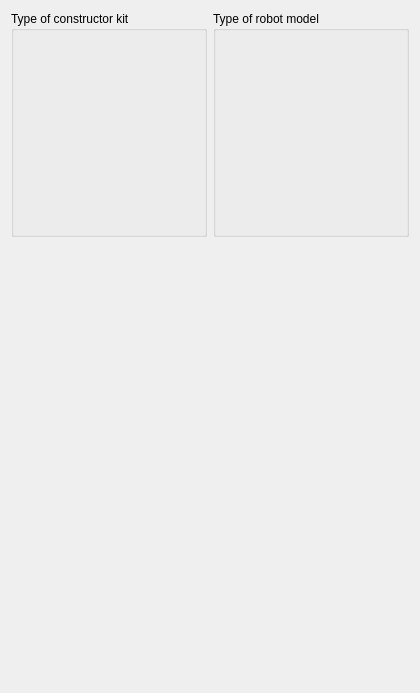
<?xml version="1.0" encoding="UTF-8"?>
<ui version="4.0">
 <class>PreferencesRobotSettingsPage</class>
 <widget class="QWidget" name="PreferencesRobotSettingsPage">
  <property name="geometry">
   <rect>
    <x>0</x>
    <y>0</y>
    <width>420</width>
    <height>693</height>
   </rect>
  </property>
  <layout class="QGridLayout" name="gridLayout">
   <item row="0" column="1">
    <widget class="QGroupBox" name="typeOfModelGroupBox">
     <property name="title">
      <string>Type of robot model</string>
     </property>
     <layout class="QVBoxLayout" name="verticalLayout_3">
      <item>
       <spacer name="typeOfModelVerticalSpacer">
        <property name="orientation">
         <enum>Qt::Vertical</enum>
        </property>
        <property name="sizeHint" stdset="0">
         <size>
          <width>20</width>
          <height>185</height>
         </size>
        </property>
       </spacer>
      </item>
     </layout>
    </widget>
   </item>
   <item row="0" column="0">
    <widget class="QGroupBox" name="constructorKitGroupBox">
     <property name="title">
      <string>Type of constructor kit</string>
     </property>
     <layout class="QVBoxLayout" name="verticalLayout_2">
      <item>
       <spacer name="constructorKitVerticalSpacer">
        <property name="orientation">
         <enum>Qt::Vertical</enum>
        </property>
        <property name="sizeHint" stdset="0">
         <size>
          <width>20</width>
          <height>40</height>
         </size>
        </property>
       </spacer>
      </item>
     </layout>
    </widget>
   </item>
   <item row="3" column="0" colspan="2">
    <spacer name="verticalSpacer">
     <property name="orientation">
      <enum>Qt::Vertical</enum>
     </property>
     <property name="sizeHint" stdset="0">
      <size>
       <width>20</width>
       <height>40</height>
      </size>
     </property>
    </spacer>
   </item>
   <item row="1" column="0" colspan="2">
    <widget class="QFrame" name="settingsExtensionFrame">
     <layout class="QVBoxLayout" name="verticalLayout">
      <item>
       <spacer name="settingsExtensionVerticalSpacer">
        <property name="orientation">
         <enum>Qt::Vertical</enum>
        </property>
        <property name="sizeHint" stdset="0">
         <size>
          <width>20</width>
          <height>200</height>
         </size>
        </property>
       </spacer>
      </item>
     </layout>
    </widget>
   </item>
  </layout>
 </widget>
 <resources/>
 <connections/>
</ui>
